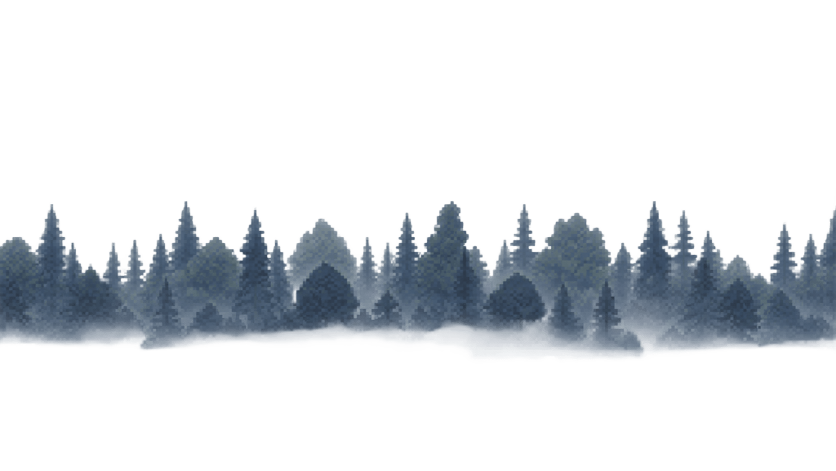
#> input picture assets/bg/far_tree.png, 1672 x 941 px (shown at 1/2 size)
$ python prepare_asset_frame.py --input ../../../assets/bg/far_tree.png --output out.png
#> lines starting #> are read from the running program, lines starting #| are printed output that depends on the picture
from __future__ import annotations

import argparse
from pathlib import Path

from PIL import Image


def main() -> None:
    parser = argparse.ArgumentParser()
    parser.add_argument("--input", required=True, type=Path)
    parser.add_argument("--output", required=True, type=Path)
    parser.add_argument("--canvas", default=256, type=int)
    parser.add_argument("--content", default=220, type=int)
    args = parser.parse_args()

    source = Image.open(args.input).convert("RGBA")
#> source is the input picture: PIL image 1672x941 RGBA; mean R, G, B, A 76.6, 111.5, 88.8, 49.9
    bounds = source.getbbox()
#> bounds = (0, 375, 1672, 728)
    if bounds is None:
        raise ValueError("Input image has no visible pixels")
    content = source.crop(bounds)
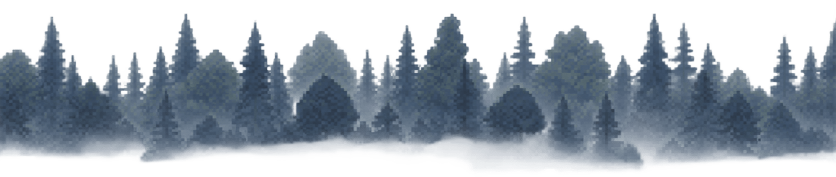
#> content: PIL image 1672x353 RGBA (shown at 1/2 size); mean R, G, B, A 86, 110.7, 110.2, 133; transparent parts drawn white
    scale = min(args.content / content.width, args.content / content.height)
#> scale = 0.132
    size = (
        max(1, round(content.width * scale)),
        max(1, round(content.height * scale)),
    )
#> size = (220, 46)
    content = content.resize(size, Image.Resampling.NEAREST)
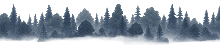
#> content: PIL image 220x46 RGBA; mean R, G, B, A 85.8, 110.6, 110, 132.9; transparent parts drawn white
    canvas = Image.new("RGBA", (args.canvas, args.canvas), (0, 0, 0, 0))
#> canvas: PIL image 256x256 RGBA; every value is 0
    canvas.alpha_composite(
        content,
        ((args.canvas - size[0]) // 2, (args.canvas - size[1]) // 2),
    )
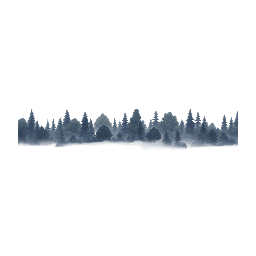
#> canvas: PIL image 256x256 RGBA; mean R, G, B, A 9.5, 11.2, 13, 20.5; transparent parts drawn white
    args.output.parent.mkdir(parents=True, exist_ok=True)
    canvas.save(args.output)


if __name__ == "__main__":
    main()

$ run again, on assets/bg/near_tree.png
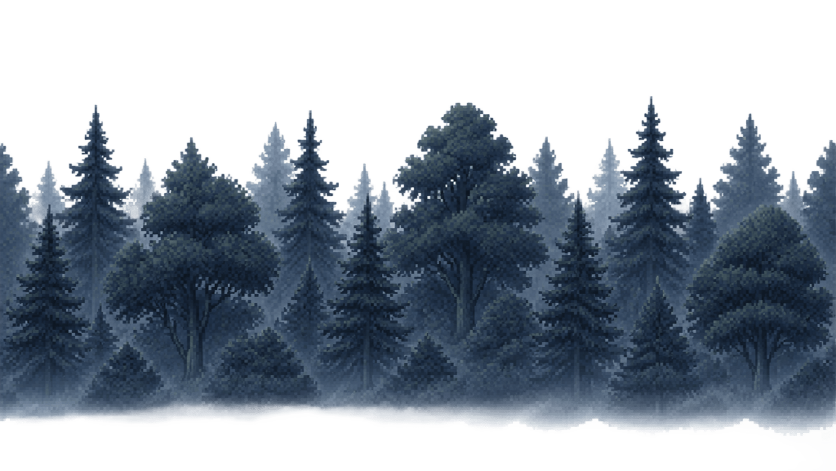
#> input picture assets/bg/near_tree.png, 1672 x 941 px (shown at 1/2 size)
#> in main, source is the input picture: PIL image 1672x941 RGBA; mean R, G, B, A 68.7, 95.2, 91.4, 136.9
#> bounds = (0, 190, 1672, 941)
#> in main, `content = content.resize(size, Image.Resampling.NEAREST)`:
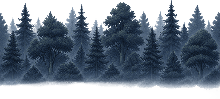
#> content: PIL image 220x99 RGBA; mean R, G, B, A 68.3, 91.1, 95.5, 171.4; transparent parts drawn white
#> in main, `canvas.alpha_composite( content, ((args.canvas - size[0]) // 2, (args...`:
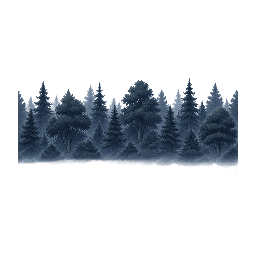
#> canvas: PIL image 256x256 RGBA; mean R, G, B, A 16.4, 20.4, 25.1, 57; transparent parts drawn white

$ run again, on assets/bg/near_tree_ice.png
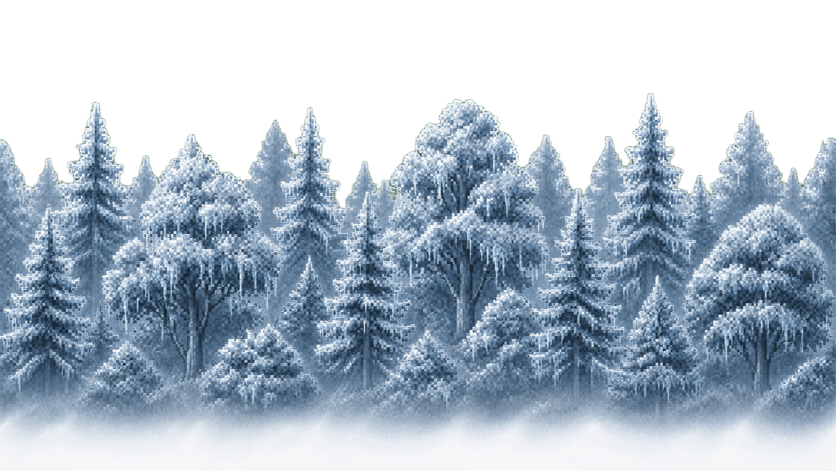
#> input picture assets/bg/near_tree_ice.png, 1672 x 941 px (shown at 1/2 size)
#> in main, source is the input picture: PIL image 1672x941 RGBA; mean R, G, B, A 114.2, 141.4, 143.6, 166.5
#> bounds = (0, 184, 1672, 941)
#> in main, `content = content.resize(size, Image.Resampling.NEAREST)`:
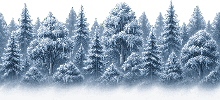
#> content: PIL image 220x100 RGBA; mean R, G, B, A 125.1, 148.8, 160.3, 207.1; transparent parts drawn white
#> in main, `canvas.alpha_composite( content, ((args.canvas - size[0]) // 2, (args...`:
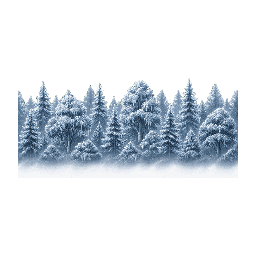
#> canvas: PIL image 256x256 RGBA; mean R, G, B, A 38.3, 44.2, 49.9, 69.5; transparent parts drawn white
